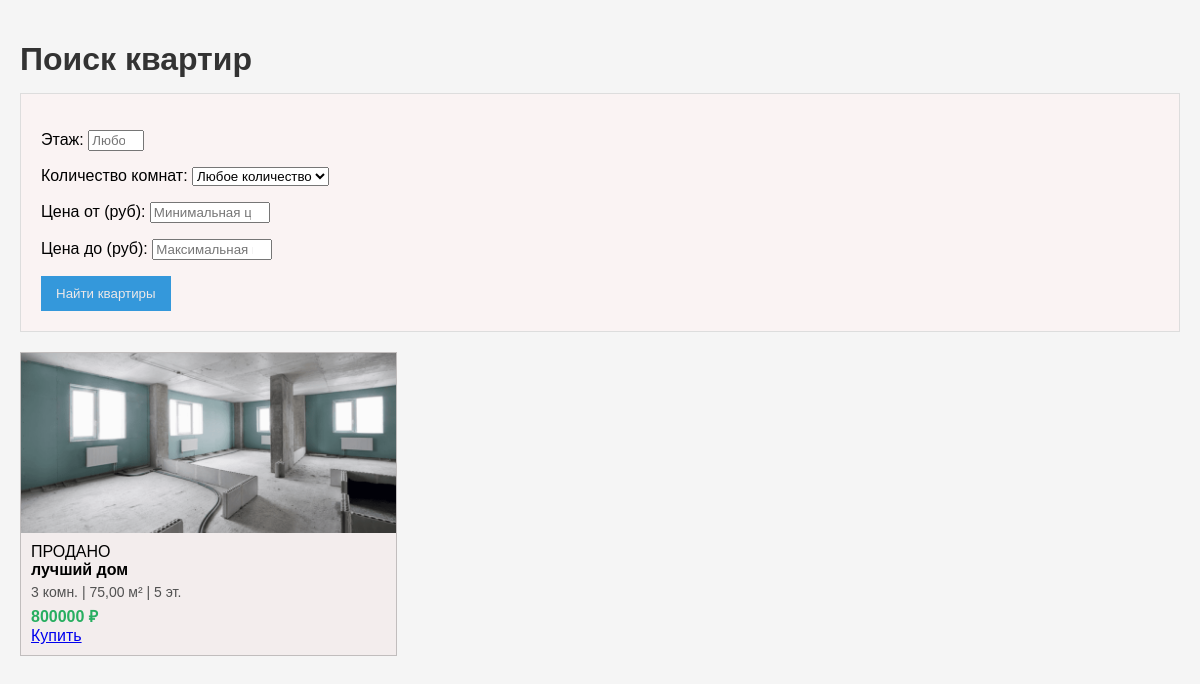
/apartments/building/1/, run on the app's committed database.
### diplomapp/models.py (models this page shows, shortened)
class Apartment(models.Model):
    FINISHING_CHOICES = [
        ('', 'Любая отделка'),
        ('черновая', 'Черновая'),
        ('чистовая', 'Чистовая'),
        ('евро', 'Евроремонт'),
        ('дизайнерский', 'Дизайнерский'),
    ]
    building = models.ForeignKey(Building, on_delete=models.CASCADE)
    price = models.DecimalField(max_digits=10, decimal_places=2)
    bedrooms = models.IntegerField()
    square_footage = models.DecimalField(max_digits=6, decimal_places=2)
    description = models.TextField()
    image = models.ImageField(upload_to='apartments/images/', null=True, blank=True)
    is_sold = models.BooleanField(default=False)
    created_at = models.DateTimeField(auto_now_add=True)
    updated_at = models.DateTimeField(auto_now=True)
    is_active = models.BooleanField(default=True)
    sold_date = models.DateField(null=True, blank=True)
    floor = models.IntegerField(null=True, blank=True)
    finishing = models.CharField(
        max_length=20,
        choices=FINISHING_CHOICES,
        default='',
        verbose_name='Тип отделки'
    )
    user = models.ForeignKey(User, on_delete=models.SET_NULL, null=True, blank=True)
    allow_multiple_purchases = models.BooleanField(default=False)

class ApartmentImage(models.Model):
    apartment = models.ForeignKey(Apartment, on_delete=models.CASCADE, related_name='images')
    image = models.ImageField(upload_to='apartments/images/')
    alt_text = models.CharField(max_length=255, null=True, blank=True)
    is_main = models.BooleanField(default=False)

class Building(models.Model):
    address = models.CharField(max_length=200)
    district = models.ForeignKey(District, on_delete=models.CASCADE)
    year_built = models.IntegerField()
    image = models.ImageField(upload_to='buildings/', null=True, blank=True)

### diplomapp/views.py (the view)
# urls.py: path('building/<int:pk>/', views.building_detail, name='building_detail'),
def building_detail(request, pk):
    building = get_object_or_404(Building, pk=pk)
    apartments = Apartment.objects.filter(building=building)
    form = ApartmentSearchForm(request.GET)
    search_params = {}
    if form.is_valid():
        if floor := form.cleaned_data.get('floor'):
            apartments = apartments.filter(floor=floor)
            search_params['floor'] = floor
        if bedrooms := form.cleaned_data.get('bedrooms'):
            apartments = apartments.filter(bedrooms=bedrooms)
            search_params['bedrooms'] = bedrooms
        if price_min := form.cleaned_data.get('price_min'):
            apartments = apartments.filter(price__gte=price_min)
            search_params['price_min'] = price_min
        if price_max := form.cleaned_data.get('price_max'):
            apartments = apartments.filter(price__lte=price_max)
            search_params['price_max'] = price_max
        if finishing := form.cleaned_data.get('finishing'):
            apartments = apartments.filter(description__icontains=finishing)
            search_params['finishing'] = finishing
    return render(request, 'diplomapp/building_detail.html', {
        'building': building,
        'form': form,
        'apartments': apartments,
        'search_params': search_params
    })

### diplomapp/templates/diplomapp/building_detail.html (shortened to what this page needs)
<!DOCTYPE html>
<html lang="ru">
<head>
</head>
<body>
    <h1>Поиск квартир</h1>
    <div class="search-form">
        <form method="get">
            {{ form.as_p }}
            <button type="submit">Найти квартиры</button>
        </form>
    </div>
    {% if form.is_bound %}
    <div class="apartment-grid">
        {% for apartment in apartments %}
        <div class="apartment-card">
            <div class="apartment-image">
                {% if apartment.images.first %}
                <img src="{{ apartment.images.first.image.url }}" alt="Фото квартиры">
                {% else %}
                <span>Нет фото</span>
                {% endif %}
            </div>
            <div class="apartment-info">
                {% if apartment.is_sold %}
                <div class="status-label status-sold">ПРОДАНО</div>
                {% else %}
                <div class="status-label status-available">ПРОДАЕТСЯ</div>
                {% endif %}
                <div class="apartment-address">{{ apartment.building.address }}</div>
                <div class="apartment-specs">
                    {{ apartment.bedrooms }} комн. | {{ apartment.square_footage }} м²
                    {% if apartment.floor %} | {{ apartment.floor }} эт.{% endif %}
                </div>
                <div class="apartment-price">{{ apartment.price|floatformat:"0" }} ₽</div>
                <a href="{% url 'apartment_detail' apartment.pk %}">Купить</a>
            </div>
        </div>
        {% empty %}
        <div class="no-results">По вашему запросу квартиры не найдены. Попробуйте изменить параметры поиска.</div>
        {% endfor %}
    </div>
    {% endif %}
</body>
</html>

### diplomapp/templates/diplomapp/building_detail.html (style rules this page uses)
body { font-family: Arial, sans-serif; max-width: 1200px; margin: 0 auto; padding: 20px; background-color: #f5f5f5; }
h1, h2 { color: #333; margin-bottom: 15px; }
.search-form { background-color: #faf3f3; padding: 20px; margin-bottom: 20px; border: 1px solid #ddd; }
button { background-color: #3498db; color: #ede8e8; border: none; padding: 10px 15px; cursor: pointer; }
.apartment-grid { display: grid; grid-template-columns: repeat(3, 1fr); gap: 15px; }
.apartment-card { background: #f3eded; border: 1px solid #c1bdbd; }
.apartment-image { height: 180px; background: #eee; display: flex; align-items: center; justify-content: center; overflow: hidden; }
.apartment-image img { width: 100%; height: 100%; object-fit: cover; }
.apartment-info { padding: 10px; }
.apartment-address { font-weight: bold; margin-bottom: 5px; }
.apartment-specs { color: #515151; font-size: 14px; margin-bottom: 5px; }
.apartment-price { font-weight: bold; color: #27ae60; }

### data on the page
Apartment: images.first.image (picture), is_sold "ПРОДАНО", building.address "лучший дом", bedrooms "3", square_footage "75,00", floor "5", price "800000"
